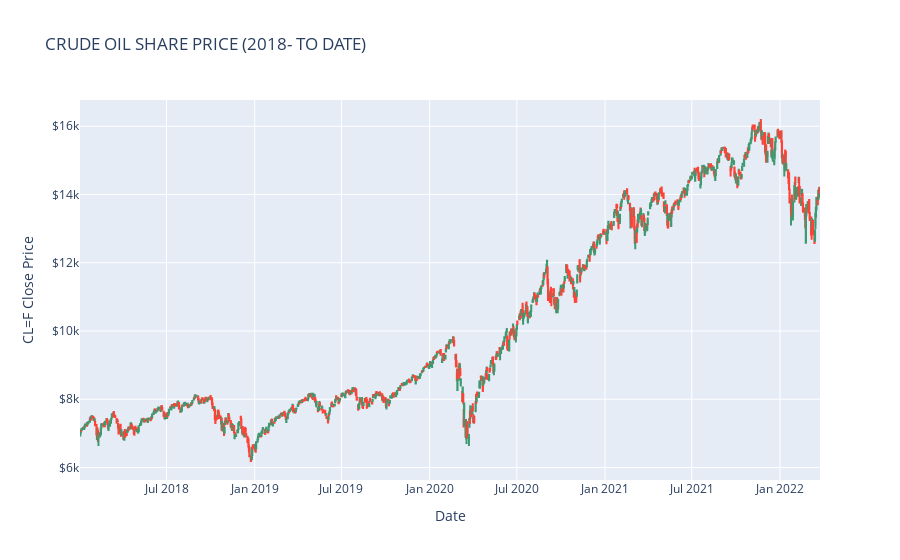

The notebook cell this image was saved under:
### Code cell
candlestick = go.Figure(data = [go.Candlestick(x = cl_f.index, 
                                               open = cl_f['Open'], 
                                               high = cl_f['High'], 
                                               low = cl_f['Low'], 
                                               close = cl_f['Close']
                                              )])

candlestick.update_layout(xaxis_rangeslider_visible = False, title = 'CRUDE OIL SHARE PRICE (2018- TO DATE)')
candlestick.update_xaxes(title_text = 'Date')
candlestick.update_yaxes(title_text = 'CL=F Close Price', tickprefix = '$')

candlestick.show()

### Figure 1 — Plotly figure (JSON) as saved in the notebook; plotly's stock layout.template omitted (floating-point values rounded to 4 significant figures; data arrays with more than 128 entries replaced by an {"elided": "..."} marker saying what was removed)
{"data": [{"close": {"elided": "1066 float values"}, "high": {"elided": "1066 float values"}, "low": {"elided": "1066 float values"}, "open": {"elided": "1066 float values"}, "type": "candlestick", "x": {"elided": "1066 str values"}}], "layout": {"title": {"text": "CRUDE OIL SHARE PRICE (2018- TO DATE)"}, "xaxis": {"rangeslider": {"visible": false}, "title": {"text": "Date"}}, "yaxis": {"tickprefix": "$", "title": {"text": "CL=F Close Price"}}}}
